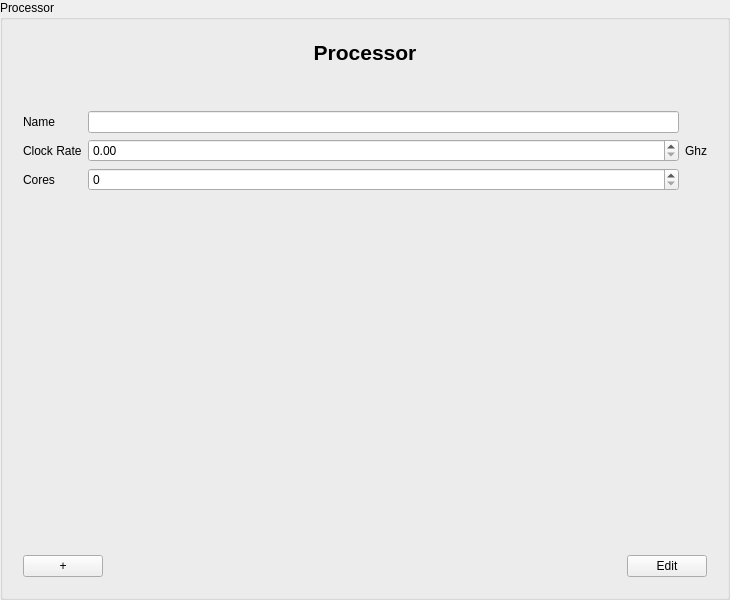
<?xml version="1.0" encoding="UTF-8"?>
<ui version="4.0">
 <class>ProcessorInputArea</class>
 <widget class="QGroupBox" name="ProcessorInputArea">
  <property name="geometry">
   <rect>
    <x>0</x>
    <y>0</y>
    <width>730</width>
    <height>600</height>
   </rect>
  </property>
  <property name="windowTitle">
   <string>Processor</string>
  </property>
  <property name="accessibleName">
   <string>ProcessorInputDialog</string>
  </property>
  <property name="title">
   <string>Processor</string>
  </property>
  <layout class="QVBoxLayout" name="verticalLayout_3">
   <item>
    <widget class="QWidget" name="formLayoutWidget" native="true">
     <layout class="QVBoxLayout" name="verticalLayout_2">
      <item>
       <layout class="QVBoxLayout" name="verticalLayout">
        <item>
         <widget class="QLabel" name="label_Header">
          <property name="font">
           <font>
            <pointsize>16</pointsize>
            <weight>75</weight>
            <bold>true</bold>
           </font>
          </property>
          <property name="text">
           <string>Processor</string>
          </property>
          <property name="alignment">
           <set>Qt::AlignCenter</set>
          </property>
         </widget>
        </item>
       </layout>
      </item>
      <item>
       <spacer name="verticalSpacer">
        <property name="orientation">
         <enum>Qt::Vertical</enum>
        </property>
        <property name="sizeType">
         <enum>QSizePolicy::Preferred</enum>
        </property>
        <property name="sizeHint" stdset="0">
         <size>
          <width>20</width>
          <height>40</height>
         </size>
        </property>
       </spacer>
      </item>
      <item>
       <layout class="QGridLayout" name="gridLayout">
        <item row="2" column="2">
         <widget class="QDoubleSpinBox" name="doubleSpinBox_ClockRate"/>
        </item>
        <item row="1" column="2">
         <widget class="QLineEdit" name="lineEdit_Name"/>
        </item>
        <item row="1" column="0">
         <widget class="QLabel" name="label_Name">
          <property name="text">
           <string>Name</string>
          </property>
          <property name="buddy">
           <cstring>lineEdit_Name</cstring>
          </property>
         </widget>
        </item>
        <item row="2" column="0">
         <widget class="QLabel" name="label_ClockRate">
          <property name="text">
           <string>Clock Rate</string>
          </property>
          <property name="buddy">
           <cstring>doubleSpinBox_ClockRate</cstring>
          </property>
         </widget>
        </item>
        <item row="2" column="3">
         <widget class="QLabel" name="label_Frequeny">
          <property name="text">
           <string>Ghz</string>
          </property>
         </widget>
        </item>
        <item row="3" column="0">
         <widget class="QLabel" name="label_Cores">
          <property name="text">
           <string>Cores</string>
          </property>
          <property name="buddy">
           <cstring>spinBox_Cores</cstring>
          </property>
         </widget>
        </item>
        <item row="3" column="2">
         <widget class="QSpinBox" name="spinBox_Cores"/>
        </item>
       </layout>
      </item>
      <item>
       <spacer name="verticalSpacer_2">
        <property name="orientation">
         <enum>Qt::Vertical</enum>
        </property>
        <property name="sizeHint" stdset="0">
         <size>
          <width>20</width>
          <height>40</height>
         </size>
        </property>
       </spacer>
      </item>
      <item>
       <layout class="QHBoxLayout" name="horizontalLayout">
        <item>
         <widget class="QPushButton" name="pushButton_Add">
          <property name="text">
           <string>+</string>
          </property>
         </widget>
        </item>
        <item>
         <spacer name="horizontalSpacer">
          <property name="orientation">
           <enum>Qt::Horizontal</enum>
          </property>
          <property name="sizeHint" stdset="0">
           <size>
            <width>40</width>
            <height>20</height>
           </size>
          </property>
         </spacer>
        </item>
        <item>
         <widget class="QPushButton" name="pushButton_EditFinish">
          <property name="text">
           <string>Edit</string>
          </property>
         </widget>
        </item>
       </layout>
      </item>
     </layout>
    </widget>
   </item>
  </layout>
 </widget>
 <tabstops>
  <tabstop>lineEdit_Name</tabstop>
  <tabstop>doubleSpinBox_ClockRate</tabstop>
  <tabstop>spinBox_Cores</tabstop>
  <tabstop>pushButton_Add</tabstop>
  <tabstop>pushButton_EditFinish</tabstop>
 </tabstops>
 <resources/>
 <connections/>
</ui>
